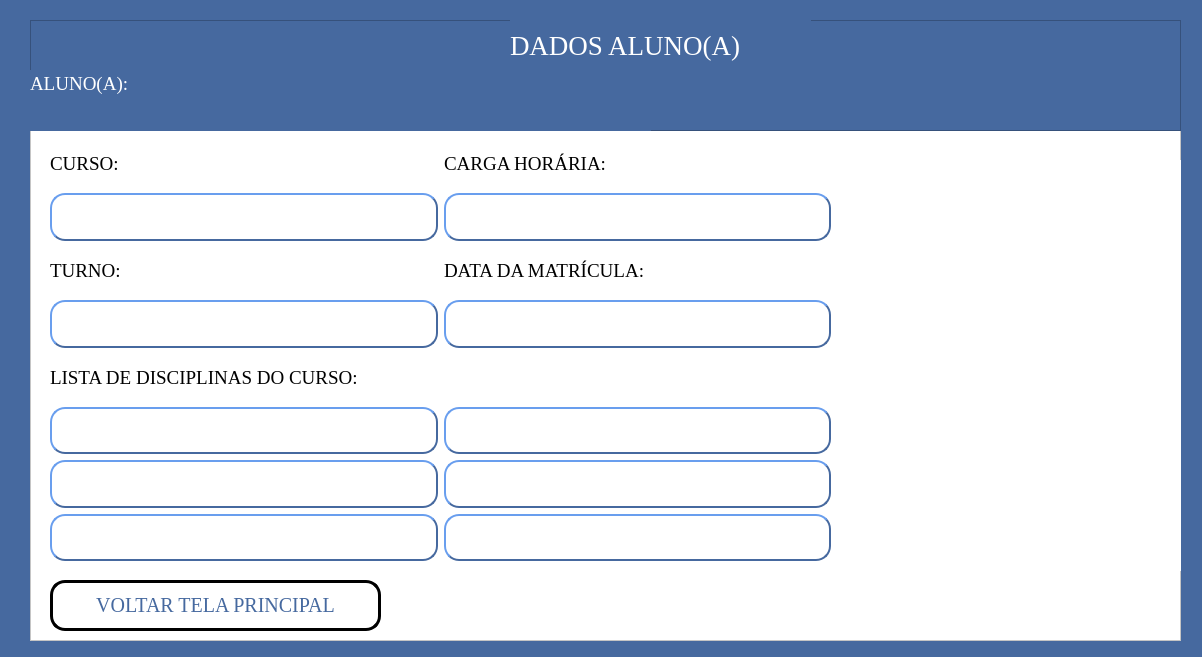
<?xml version="1.0" encoding="UTF-8"?>
<ui version="4.0">
 <class>tela_dados_alunos</class>
 <widget class="QMainWindow" name="tela_dados_alunos">
  <property name="geometry">
   <rect>
    <x>0</x>
    <y>0</y>
    <width>1202</width>
    <height>657</height>
   </rect>
  </property>
  <property name="windowTitle">
   <string>ACESSO DADOS ALUNO</string>
  </property>
  <property name="windowIcon">
   <iconset>
    <normaloff>imagens/diplomado.png</normaloff>imagens/diplomado.png</iconset>
  </property>
  <property name="styleSheet">
   <string notr="true">background-color:rgb(70, 105, 159);</string>
  </property>
  <widget class="QWidget" name="centralwidget">
   <widget class="QFrame" name="frame">
    <property name="geometry">
     <rect>
      <x>30</x>
      <y>20</y>
      <width>1151</width>
      <height>621</height>
     </rect>
    </property>
    <property name="styleSheet">
     <string notr="true">background-color: rgb(255, 255, 255);</string>
    </property>
    <property name="frameShape">
     <enum>QFrame::StyledPanel</enum>
    </property>
    <property name="frameShadow">
     <enum>QFrame::Raised</enum>
    </property>
    <widget class="QWidget" name="layoutWidget">
     <property name="geometry">
      <rect>
       <x>20</x>
       <y>120</y>
       <width>781</width>
       <height>421</height>
      </rect>
     </property>
     <layout class="QGridLayout" name="gridLayout">
      <item row="3" column="0">
       <widget class="QLabel" name="label_50">
        <property name="font">
         <font>
          <family>Georgia</family>
          <pointsize>14</pointsize>
          <weight>50</weight>
          <bold>false</bold>
         </font>
        </property>
        <property name="styleSheet">
         <string notr="true">background-color: transparent;
color: rgb(0, 0, 0);</string>
        </property>
        <property name="text">
         <string>TURNO:</string>
        </property>
       </widget>
      </item>
      <item row="0" column="0">
       <widget class="QLabel" name="label_48">
        <property name="font">
         <font>
          <family>Georgia</family>
          <pointsize>14</pointsize>
          <weight>50</weight>
          <bold>false</bold>
         </font>
        </property>
        <property name="styleSheet">
         <string notr="true">background-color: transparent;
color: rgb(0, 0, 0);</string>
        </property>
        <property name="text">
         <string>CURSO:</string>
        </property>
       </widget>
      </item>
      <item row="9" column="0">
       <widget class="QLabel" name="materia_5">
        <property name="font">
         <font>
          <family>Georgia</family>
          <pointsize>12</pointsize>
          <weight>50</weight>
          <bold>false</bold>
         </font>
        </property>
        <property name="styleSheet">
         <string notr="true">background-color:rgb(255, 255, 255);
border-radius:15px;
border-style:outset;
border-width:2px;
border-color:rgb(70, 105, 159);
color:rgb(70, 105, 159)</string>
        </property>
        <property name="text">
         <string>&lt;html&gt;&lt;head/&gt;&lt;body&gt;&lt;p align=&quot;center&quot;&gt;&lt;br/&gt;&lt;/p&gt;&lt;/body&gt;&lt;/html&gt;</string>
        </property>
       </widget>
      </item>
      <item row="8" column="0">
       <widget class="QLabel" name="materia_3">
        <property name="font">
         <font>
          <family>Georgia</family>
          <pointsize>12</pointsize>
          <weight>50</weight>
          <bold>false</bold>
         </font>
        </property>
        <property name="styleSheet">
         <string notr="true">background-color:rgb(255, 255, 255);
border-radius:15px;
border-style:outset;
border-width:2px;
border-color:rgb(70, 105, 159);
color:rgb(70, 105, 159)</string>
        </property>
        <property name="text">
         <string>&lt;html&gt;&lt;head/&gt;&lt;body&gt;&lt;p align=&quot;center&quot;&gt;&lt;br/&gt;&lt;/p&gt;&lt;/body&gt;&lt;/html&gt;</string>
        </property>
       </widget>
      </item>
      <item row="6" column="0">
       <widget class="QLabel" name="materia_1">
        <property name="font">
         <font>
          <family>Georgia</family>
          <pointsize>12</pointsize>
          <weight>50</weight>
          <bold>false</bold>
         </font>
        </property>
        <property name="styleSheet">
         <string notr="true">background-color:rgb(255, 255, 255);
border-radius:15px;
border-style:outset;
border-width:2px;
border-color:rgb(70, 105, 159);
color:rgb(70, 105, 159)</string>
        </property>
        <property name="text">
         <string>&lt;html&gt;&lt;head/&gt;&lt;body&gt;&lt;p align=&quot;center&quot;&gt;&lt;br/&gt;&lt;/p&gt;&lt;/body&gt;&lt;/html&gt;</string>
        </property>
       </widget>
      </item>
      <item row="6" column="1">
       <widget class="QLabel" name="materia_2">
        <property name="font">
         <font>
          <family>Georgia</family>
          <pointsize>12</pointsize>
          <weight>50</weight>
          <bold>false</bold>
         </font>
        </property>
        <property name="styleSheet">
         <string notr="true">background-color:rgb(255, 255, 255);
border-radius:15px;
border-style:outset;
border-width:2px;
border-color:rgb(70, 105, 159);
color:rgb(70, 105, 159)</string>
        </property>
        <property name="text">
         <string>&lt;html&gt;&lt;head/&gt;&lt;body&gt;&lt;p align=&quot;center&quot;&gt;&lt;br/&gt;&lt;/p&gt;&lt;/body&gt;&lt;/html&gt;</string>
        </property>
       </widget>
      </item>
      <item row="8" column="1">
       <widget class="QLabel" name="materia_4">
        <property name="font">
         <font>
          <family>Georgia</family>
          <pointsize>12</pointsize>
          <weight>50</weight>
          <bold>false</bold>
         </font>
        </property>
        <property name="styleSheet">
         <string notr="true">background-color:rgb(255, 255, 255);
border-radius:15px;
border-style:outset;
border-width:2px;
border-color:rgb(70, 105, 159);
color:rgb(70, 105, 159)</string>
        </property>
        <property name="text">
         <string>&lt;html&gt;&lt;head/&gt;&lt;body&gt;&lt;p align=&quot;center&quot;&gt;&lt;br/&gt;&lt;/p&gt;&lt;/body&gt;&lt;/html&gt;</string>
        </property>
       </widget>
      </item>
      <item row="9" column="1">
       <widget class="QLabel" name="materia_6">
        <property name="font">
         <font>
          <family>Georgia</family>
          <pointsize>12</pointsize>
          <weight>50</weight>
          <bold>false</bold>
         </font>
        </property>
        <property name="styleSheet">
         <string notr="true">background-color:rgb(255, 255, 255);
border-radius:15px;
border-style:outset;
border-width:2px;
border-color:rgb(70, 105, 159);
color:rgb(70, 105, 159)</string>
        </property>
        <property name="text">
         <string>&lt;html&gt;&lt;head/&gt;&lt;body&gt;&lt;p align=&quot;center&quot;&gt;&lt;br/&gt;&lt;/p&gt;&lt;/body&gt;&lt;/html&gt;</string>
        </property>
       </widget>
      </item>
      <item row="4" column="0">
       <widget class="QLabel" name="turno_aluno">
        <property name="font">
         <font>
          <family>Georgia</family>
          <pointsize>12</pointsize>
          <weight>50</weight>
          <bold>false</bold>
         </font>
        </property>
        <property name="styleSheet">
         <string notr="true">background-color:rgb(255, 255, 255);
border-radius:15px;
border-style:outset;
border-width:2px;
border-color:rgb(70, 105, 159);
color:rgb(70, 105, 159)</string>
        </property>
        <property name="text">
         <string>&lt;html&gt;&lt;head/&gt;&lt;body&gt;&lt;p align=&quot;center&quot;&gt;&lt;br/&gt;&lt;/p&gt;&lt;/body&gt;&lt;/html&gt;</string>
        </property>
       </widget>
      </item>
      <item row="1" column="0">
       <widget class="QLabel" name="text_curso_aluno">
        <property name="font">
         <font>
          <family>Georgia</family>
          <pointsize>12</pointsize>
          <weight>50</weight>
          <bold>false</bold>
         </font>
        </property>
        <property name="styleSheet">
         <string notr="true">background-color:rgb(255, 255, 255);
border-radius:15px;
border-style:outset;
border-width:2px;
border-color:rgb(70, 105, 159);
color:rgb(70, 105, 159)</string>
        </property>
        <property name="text">
         <string>&lt;html&gt;&lt;head/&gt;&lt;body&gt;&lt;p align=&quot;center&quot;&gt;&lt;br/&gt;&lt;/p&gt;&lt;/body&gt;&lt;/html&gt;</string>
        </property>
       </widget>
      </item>
      <item row="0" column="1">
       <widget class="QLabel" name="label_49">
        <property name="font">
         <font>
          <family>Georgia</family>
          <pointsize>14</pointsize>
          <weight>50</weight>
          <bold>false</bold>
         </font>
        </property>
        <property name="styleSheet">
         <string notr="true">background-color: transparent;
color: rgb(0, 0, 0);</string>
        </property>
        <property name="text">
         <string>CARGA HORÁRIA:</string>
        </property>
       </widget>
      </item>
      <item row="1" column="1">
       <widget class="QLabel" name="carga_horaria_aluno">
        <property name="font">
         <font>
          <family>Georgia</family>
          <pointsize>12</pointsize>
          <weight>50</weight>
          <bold>false</bold>
         </font>
        </property>
        <property name="styleSheet">
         <string notr="true">background-color:rgb(255, 255, 255);
border-radius:15px;
border-style:outset;
border-width:2px;
border-color:rgb(70, 105, 159);
color:rgb(70, 105, 159)</string>
        </property>
        <property name="text">
         <string>&lt;html&gt;&lt;head/&gt;&lt;body&gt;&lt;p align=&quot;center&quot;&gt;&lt;br/&gt;&lt;/p&gt;&lt;/body&gt;&lt;/html&gt;</string>
        </property>
       </widget>
      </item>
      <item row="3" column="1">
       <widget class="QLabel" name="label_51">
        <property name="font">
         <font>
          <family>Georgia</family>
          <pointsize>14</pointsize>
          <weight>50</weight>
          <bold>false</bold>
         </font>
        </property>
        <property name="styleSheet">
         <string notr="true">background-color: transparent;
color: rgb(0, 0, 0);</string>
        </property>
        <property name="text">
         <string>DATA DA MATRÍCULA:</string>
        </property>
       </widget>
      </item>
      <item row="4" column="1">
       <widget class="QLabel" name="data_matricula">
        <property name="font">
         <font>
          <family>Georgia</family>
          <pointsize>12</pointsize>
          <weight>50</weight>
          <bold>false</bold>
         </font>
        </property>
        <property name="styleSheet">
         <string notr="true">background-color:rgb(255, 255, 255);
border-radius:15px;
border-style:outset;
border-width:2px;
border-color:rgb(70, 105, 159);
color:rgb(70, 105, 159)</string>
        </property>
        <property name="text">
         <string>&lt;html&gt;&lt;head/&gt;&lt;body&gt;&lt;p align=&quot;center&quot;&gt;&lt;br/&gt;&lt;/p&gt;&lt;/body&gt;&lt;/html&gt;</string>
        </property>
       </widget>
      </item>
      <item row="5" column="0" colspan="2">
       <widget class="QLabel" name="label_52">
        <property name="font">
         <font>
          <family>Georgia</family>
          <pointsize>14</pointsize>
          <weight>50</weight>
          <bold>false</bold>
         </font>
        </property>
        <property name="styleSheet">
         <string notr="true">background-color: transparent;
color: rgb(0, 0, 0);</string>
        </property>
        <property name="text">
         <string>LISTA DE DISCIPLINAS DO CURSO:</string>
        </property>
       </widget>
      </item>
     </layout>
    </widget>
    <widget class="QLabel" name="label">
     <property name="geometry">
      <rect>
       <x>720</x>
       <y>140</y>
       <width>441</width>
       <height>411</height>
      </rect>
     </property>
     <property name="text">
      <string/>
     </property>
     <property name="pixmap">
      <pixmap>imagens/LOGO_UNIVERS.png</pixmap>
     </property>
     <property name="scaledContents">
      <bool>true</bool>
     </property>
    </widget>
    <widget class="QPushButton" name="botao_tela_principal">
     <property name="geometry">
      <rect>
       <x>20</x>
       <y>560</y>
       <width>331</width>
       <height>51</height>
      </rect>
     </property>
     <property name="font">
      <font>
       <family>Georgia</family>
       <pointsize>15</pointsize>
       <weight>50</weight>
       <bold>false</bold>
      </font>
     </property>
     <property name="cursor">
      <cursorShape>UpArrowCursor</cursorShape>
     </property>
     <property name="styleSheet">
      <string notr="true">QPushButton{
color: rgb(70, 105, 159);
}

QPushButton{
background-color: rgb(255, 255, 255)
}

QPushButton:hover{
	background-color: lightblue
}

QPushButton{
border:3px solid black;
border-radius: 15px;
padding: 2px;
}</string>
     </property>
     <property name="text">
      <string>VOLTAR TELA PRINCIPAL</string>
     </property>
     <property name="icon">
      <iconset>
       <normaloff>imagens/9868474931649315515-128.png</normaloff>imagens/9868474931649315515-128.png</iconset>
     </property>
     <property name="iconSize">
      <size>
       <width>30</width>
       <height>30</height>
      </size>
     </property>
    </widget>
    <widget class="QFrame" name="frame_2">
     <property name="geometry">
      <rect>
       <x>0</x>
       <y>0</y>
       <width>1151</width>
       <height>111</height>
      </rect>
     </property>
     <property name="styleSheet">
      <string notr="true">background-color:rgb(70, 105, 159);</string>
     </property>
     <property name="frameShape">
      <enum>QFrame::StyledPanel</enum>
     </property>
     <property name="frameShadow">
      <enum>QFrame::Raised</enum>
     </property>
     <widget class="QWidget" name="layoutWidget">
      <property name="geometry">
       <rect>
        <x>0</x>
        <y>50</y>
        <width>621</width>
        <height>61</height>
       </rect>
      </property>
      <layout class="QVBoxLayout" name="verticalLayout">
       <item>
        <widget class="QLabel" name="label_46">
         <property name="font">
          <font>
           <family>Georgia</family>
           <pointsize>14</pointsize>
           <weight>50</weight>
           <bold>false</bold>
          </font>
         </property>
         <property name="styleSheet">
          <string notr="true">background-color: transparent;
COLOR:rgb(255, 255, 255)</string>
         </property>
         <property name="text">
          <string>ALUNO(A):</string>
         </property>
        </widget>
       </item>
       <item>
        <widget class="QLabel" name="label_47">
         <property name="font">
          <font>
           <family>Georgia</family>
           <pointsize>12</pointsize>
           <weight>50</weight>
           <bold>false</bold>
          </font>
         </property>
         <property name="styleSheet">
          <string notr="true">background-color: transparent;
COLOR:rgb(255, 255, 255)</string>
         </property>
         <property name="text">
          <string/>
         </property>
        </widget>
       </item>
      </layout>
     </widget>
     <widget class="QLabel" name="label_2">
      <property name="geometry">
       <rect>
        <x>480</x>
        <y>-10</y>
        <width>301</width>
        <height>71</height>
       </rect>
      </property>
      <property name="font">
       <font>
        <family>Georgia</family>
        <pointsize>20</pointsize>
       </font>
      </property>
      <property name="styleSheet">
       <string notr="true">color: rgb(255, 255, 255);</string>
      </property>
      <property name="text">
       <string>DADOS ALUNO(A)</string>
      </property>
     </widget>
    </widget>
    <zorder>label</zorder>
    <zorder>layoutWidget</zorder>
    <zorder>botao_tela_principal</zorder>
    <zorder>frame_2</zorder>
   </widget>
  </widget>
 </widget>
 <resources/>
 <connections/>
</ui>
